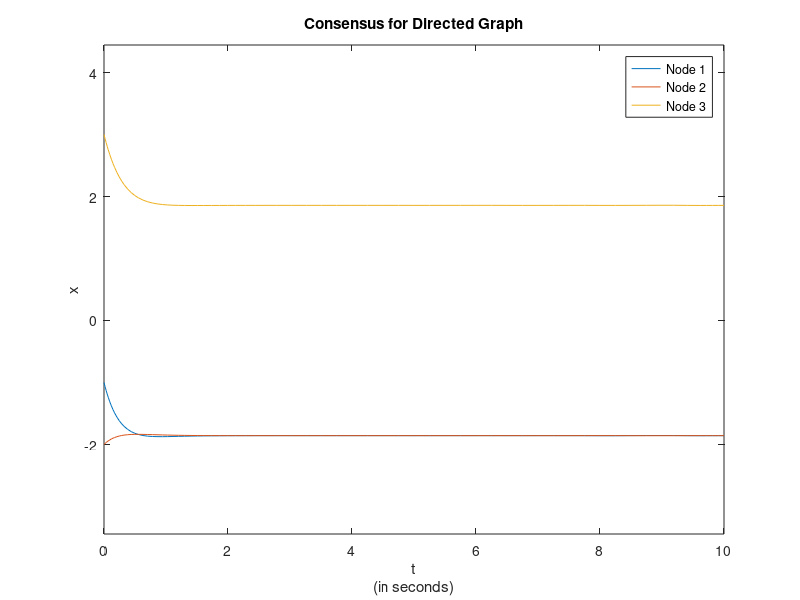

Source code (MATLAB):
clear all; 
close all;
A = [0 0 -2;1 0 0;0 -4 0]; %adjacency Matrix
D = diag([2, 1, 4]); %Degree Matrix (Out-Degree)
%S = diag([-1, -1, 1]);
L = D - A; 
%initial and final time
t_initial = 0;
t_final = 10;
x_initial = [-1 -2 3]'; %initial states
%calculating ode45 to compute state x
[t,x] = ode45(@(t,x) -L*x ,[t_initial t_final],x_initial);
% plot figures
figure(2)
plot(t,x)
legend('Node 1','Node 2','Node 3','Node 4')
title('Consensus for Directed Graph')
xlabel({'t','(in seconds)'})
ylabel('x')
axis equal;
